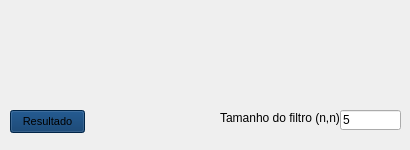
<?xml version="1.0" encoding="UTF-8"?>
<ui version="4.0">
 <class>Form</class>
 <widget class="QWidget" name="Form">
  <property name="geometry">
   <rect>
    <x>0</x>
    <y>0</y>
    <width>410</width>
    <height>150</height>
   </rect>
  </property>
  <property name="minimumSize">
   <size>
    <width>410</width>
    <height>150</height>
   </size>
  </property>
  <property name="maximumSize">
   <size>
    <width>420</width>
    <height>180</height>
   </size>
  </property>
  <property name="windowTitle">
   <string>Form</string>
  </property>
  <property name="styleSheet">
   <string notr="true"/>
  </property>
  <widget class="QLabel" name="label">
   <property name="geometry">
    <rect>
     <x>220</x>
     <y>110</y>
     <width>121</width>
     <height>16</height>
    </rect>
   </property>
   <property name="text">
    <string>Tamanho do filtro (n,n)</string>
   </property>
  </widget>
  <widget class="QPushButton" name="pushButton">
   <property name="geometry">
    <rect>
     <x>10</x>
     <y>110</y>
     <width>75</width>
     <height>23</height>
    </rect>
   </property>
   <property name="font">
    <font>
     <family>MS Shell Dlg 2</family>
     <pointsize>8</pointsize>
     <weight>9</weight>
     <italic>false</italic>
     <bold>false</bold>
    </font>
   </property>
   <property name="autoFillBackground">
    <bool>false</bool>
   </property>
   <property name="styleSheet">
    <string notr="true">background-color: rgb(0, 50, 100);
font: 75 8pt &quot;MS Shell Dlg 2&quot;;</string>
   </property>
   <property name="text">
    <string>Resultado</string>
   </property>
  </widget>
  <widget class="QLineEdit" name="lineEdit">
   <property name="geometry">
    <rect>
     <x>340</x>
     <y>110</y>
     <width>61</width>
     <height>20</height>
    </rect>
   </property>
   <property name="text">
    <string>5</string>
   </property>
  </widget>
 </widget>
 <resources/>
 <connections/>
</ui>
